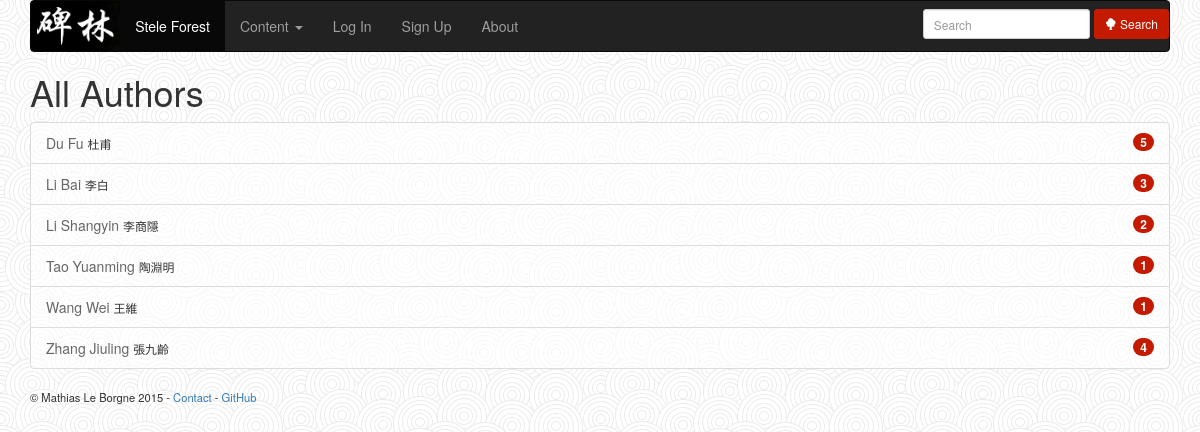
The app's page /authors with its own data.
### texts/models.py (models this page shows, shortened)
class Author(models.Model):
    name_chinese = models.CharField(max_length=42)
    name_pinyin = models.CharField(max_length=42)
    year_birth = models.CharField(null=True, max_length=100)
    year_death = models.CharField(null=True, max_length=100)
    biography = models.TextField(null=True)
    slug = models.SlugField(null=True)
    def count_texts(self):
        return len(Text.objects.filter(author__name_chinese=self.name_chinese))

### texts/views.py (the view)
# urls.py: url(r'^authors$', AuthorList.as_view(), name='authors'),
class AuthorList(ListView):
    model = Author
    context_object_name = "authors"
    template_name = make_template_name("authors")

### texts/templates/texts/authors.html (shortened to what this page needs)
{% extends "base.html" %}
{% block content %}
<h1>All Authors</h1>
<ul class="list-group">
{% for author in authors|dictsort:"name_pinyin" %}
  <li class="list-group-item">
    <span class="badge">{{ author.count_texts }}</span>
    <a href="{% url "author_page" author.id %}">{{ author.name_pinyin }}</a>
    <small>{{ author.name_chinese }}</small>
  </li>
{% empty %}
    <p>No author to display</p>
{% endfor %}
</ul>
{% endblock %}

### static/css/texts_style.css (style rules this page uses)
body { background-image: url(../img/swirl_pattern.jpg); }
.panel, .list-group-item { background-color: rgba(255, 255, 255, 0.65); }
.list-group-item a, .panel > .panel-heading a { color: #666666; }
.badge, .label-default { background-color: #C41B00; }

### records on screen
Author: count_texts "5", name_pinyin "Du Fu", name_chinese "杜甫"
Author: count_texts "3", name_pinyin "Li Bai", name_chinese "李白"
Author: count_texts "2", name_pinyin "Li Shangyin", name_chinese "李商隱"
Author: count_texts "1", name_pinyin "Tao Yuanming", name_chinese "陶淵明"
Author: count_texts "1", name_pinyin "Wang Wei", name_chinese "王維"
Author: count_texts "4", name_pinyin "Zhang Jiuling", name_chinese "張九齡"
